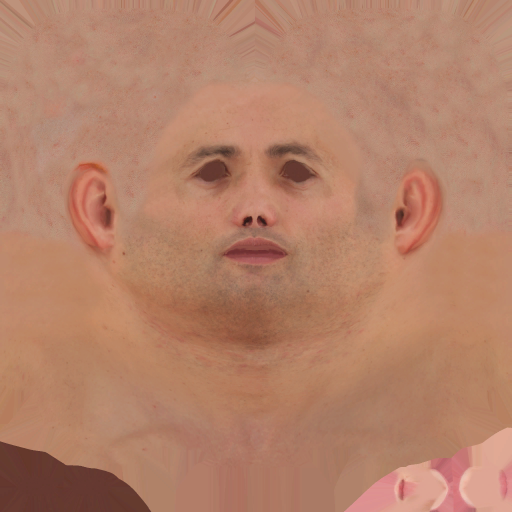
#> input picture assets/art/Game/CharactersV1/01_Character_BodyParts/01_Heads/T_Char_Head_Caucasian_M_01_Base.png, 1024 x 1024 px, given in place of bump-lowRes.png, which was not available (shown at 1/2 size)
$ python Build-ScanMaps88.py
#> lines starting #> are read from the running program, lines starting #| are printed output that depends on the picture
"""Numerical PBR data from the attributed scan height/UVs; no beauty-shot editing."""
from pathlib import Path
from PIL import Image
import numpy as np,json
root=Path(__file__).resolve().parent.parent
dest=root/'assets/art/athlete88'
bump=np.asarray(Image.open(dest/'source/bump-lowRes.png').convert('L'),dtype=np.float32)/255
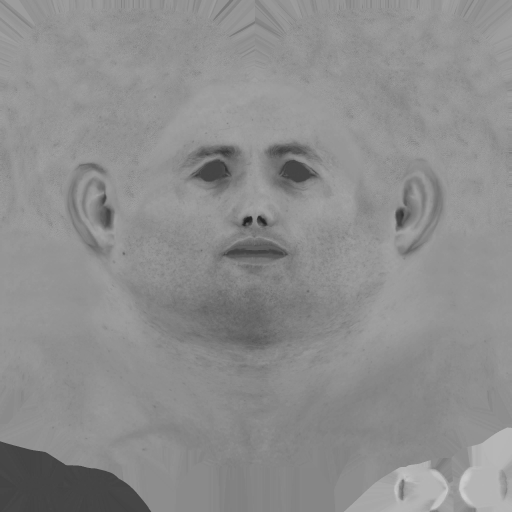
#> bump: shape (1024, 1024) float32 (shown at 1/2 size); min 0.102, max 0.82, mean 0.554
gy,gx=np.gradient(bump)
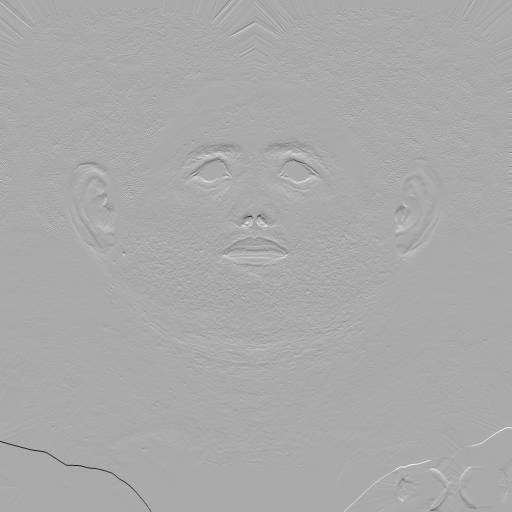
#> gy: shape (1024, 1024) float32 (shown at 1/2 size); min -0.19, max 0.0941, mean -8.47e-05; drawn with min black and max white
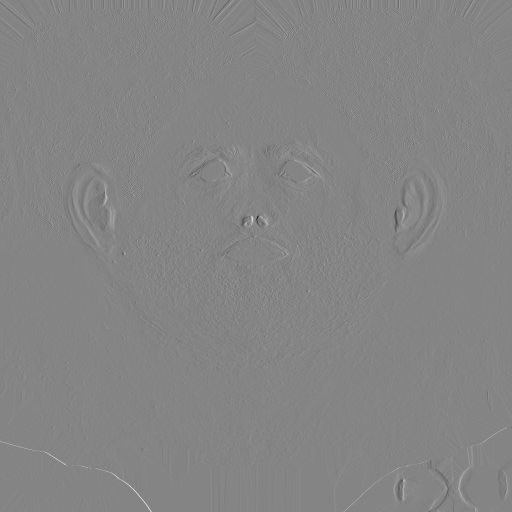
#> gx: shape (1024, 1024) float32 (shown at 1/2 size); min -0.196, max 0.18, mean 5.95e-05; drawn with min black and max white
normal=np.stack((-gx*8,gy*8,np.ones_like(gx)),axis=-1)
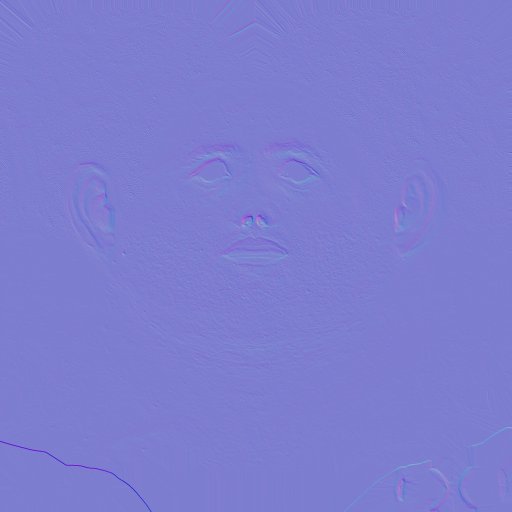
#> normal: shape (1024, 1024, 3) float32 (shown at 1/2 size); mean of channels 0, 1, 2 -0.000476, -0.000677, 1; drawn with min black and max white
normal/=np.linalg.norm(normal,axis=-1,keepdims=True)
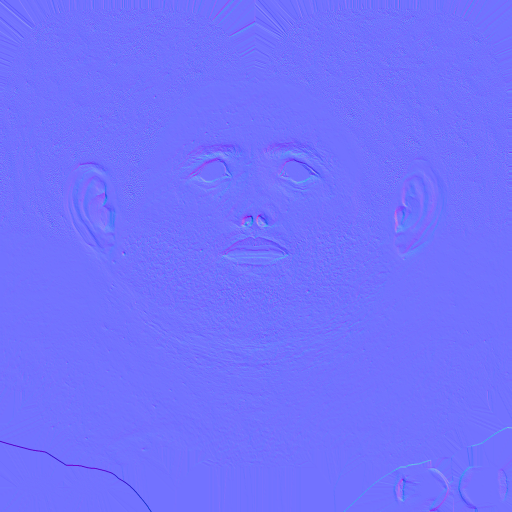
#> normal: shape (1024, 1024, 3) float32 (shown at 1/2 size); mean of channels 0, 1, 2 -0.000335, -0.000453, 0.998; drawn with min black and max white
Image.fromarray(np.uint8(np.clip(normal*.5+.5,0,1)*255)).save(dest/'scan_normal88.png')
size=2048
rough=np.full((size,size),.56,np.float32)
scatter=np.full((size,size),.4,np.float32)
#> (the run stopped early here; a loop or call above may not have finished)
